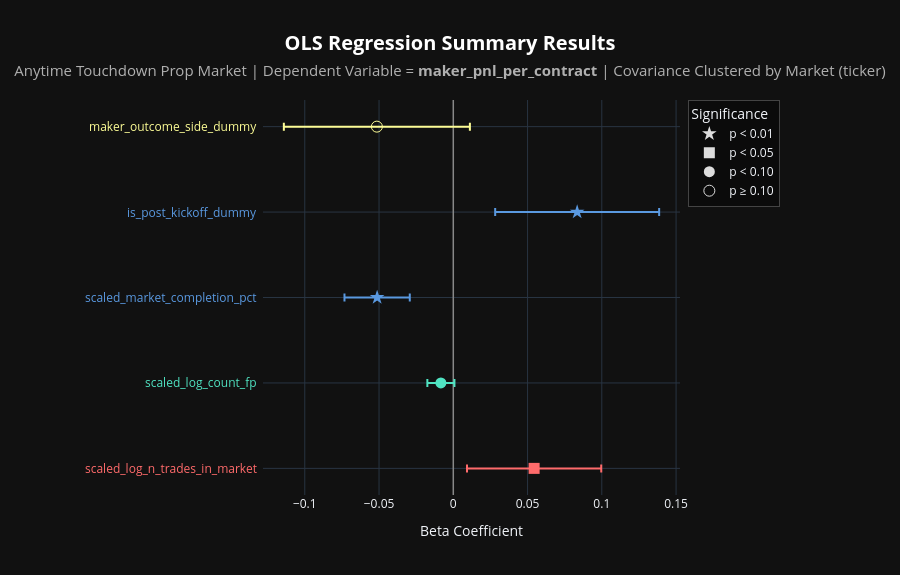

Here is the notebook cell this chart was saved with:
### Code cell
# Regression Analysis: Maker PnL
# Note, hover for regression details

graph_regression(
    df           = anytime_td_df,
    graph_title  = "Anytime Touchdown",
    side         = 'maker',
    n_req_trades = 500,
    show_const   = False
)

### Figure 1 — Plotly figure (JSON) as saved in the notebook; plotly's stock layout.template omitted (floating-point values rounded to 4 significant figures)
{"data": [{"customdata": [[0.01823, 0.02305, 2.361, 0, 0.0004309, 126.3, 53.5, 0.009231, 0.09961]], "error_x": {"array": [0.04519], "color": "#FF6B6B", "type": "data", "visible": true}, "hovertemplate": "<b>Independent Variable:</b> %{y}<br><b>Beta:</b> %{x:.4f}<br><b>95% CI:</b> [%{customdata[7]:.4f}, %{customdata[8]:.4f}]<br><br><b>Clustered (by ticker):</b><br>p-value: %{customdata[0]:.4f}<br>Std Error: %{customdata[1]:.4f}<br>t-statistic: %{customdata[2]:.2f}<br><br><b>Naive (non-clustered):</b><br>p-value: %{customdata[3]:.4f}<br>Std Error: %{customdata[4]:.4f}<br>t-statistic: %{customdata[5]:.2f}<br><br><b>SE inflation (clustered / naive):</b> %{customdata[6]:.2f}x<extra></extra>", "marker": {"color": "#FF6B6B", "size": 11, "symbol": "square"}, "mode": "markers", "showlegend": false, "type": "scatter", "x": [0.05442], "y": ["scaled_log_n_trades_in_market"]}, {"customdata": [[0.07267, 0.00465, -1.795, 7.669e-84, 0.0004302, -19.4, 10.81, -0.01746, 0.0007697]], "error_x": {"array": [0.009116], "color": "#50E3C2", "type": "data", "visible": true}, "hovertemplate": "<b>Independent Variable:</b> %{y}<br><b>Beta:</b> %{x:.4f}<br><b>95% CI:</b> [%{customdata[7]:.4f}, %{customdata[8]:.4f}]<br><br><b>Clustered (by ticker):</b><br>p-value: %{customdata[0]:.4f}<br>Std Error: %{customdata[1]:.4f}<br>t-statistic: %{customdata[2]:.2f}<br><br><b>Naive (non-clustered):</b><br>p-value: %{customdata[3]:.4f}<br>Std Error: %{customdata[4]:.4f}<br>t-statistic: %{customdata[5]:.2f}<br><br><b>SE inflation (clustered / naive):</b> %{customdata[6]:.2f}x<extra></extra>", "marker": {"color": "#50E3C2", "size": 11, "symbol": "circle"}, "mode": "markers", "showlegend": false, "type": "scatter", "x": [-0.008347], "y": ["scaled_log_count_fp"]}, {"customdata": [[4.806e-06, 0.01121, -4.573, 0, 0.0006888, -74.44, 16.28, -0.07326, -0.0293]], "error_x": {"array": [0.02198], "color": "#5A99E0", "type": "data", "visible": true}, "hovertemplate": "<b>Independent Variable:</b> %{y}<br><b>Beta:</b> %{x:.4f}<br><b>95% CI:</b> [%{customdata[7]:.4f}, %{customdata[8]:.4f}]<br><br><b>Clustered (by ticker):</b><br>p-value: %{customdata[0]:.4f}<br>Std Error: %{customdata[1]:.4f}<br>t-statistic: %{customdata[2]:.2f}<br><br><b>Naive (non-clustered):</b><br>p-value: %{customdata[3]:.4f}<br>Std Error: %{customdata[4]:.4f}<br>t-statistic: %{customdata[5]:.2f}<br><br><b>SE inflation (clustered / naive):</b> %{customdata[6]:.2f}x<extra></extra>", "marker": {"color": "#5A99E0", "size": 11, "symbol": "star"}, "mode": "markers", "showlegend": false, "type": "scatter", "x": [-0.05128], "y": ["scaled_market_completion_pct"]}, {"customdata": [[0.003056, 0.02816, 2.962, 0, 0.001372, 60.81, 20.53, 0.0282, 0.1386]], "error_x": {"array": [0.0552], "color": "#5A99E0", "type": "data", "visible": true}, "hovertemplate": "<b>Independent Variable:</b> %{y}<br><b>Beta:</b> %{x:.4f}<br><b>95% CI:</b> [%{customdata[7]:.4f}, %{customdata[8]:.4f}]<br><br><b>Clustered (by ticker):</b><br>p-value: %{customdata[0]:.4f}<br>Std Error: %{customdata[1]:.4f}<br>t-statistic: %{customdata[2]:.2f}<br><br><b>Naive (non-clustered):</b><br>p-value: %{customdata[3]:.4f}<br>Std Error: %{customdata[4]:.4f}<br>t-statistic: %{customdata[5]:.2f}<br><br><b>SE inflation (clustered / naive):</b> %{customdata[6]:.2f}x<extra></extra>", "marker": {"color": "#5A99E0", "size": 11, "symbol": "star"}, "mode": "markers", "showlegend": false, "type": "scatter", "x": [0.08341], "y": ["is_post_kickoff_dummy"]}, {"customdata": [[0.1073, 0.03195, -1.611, 3.119e-288, 0.001418, -36.3, 22.54, -0.1141, 0.01118]], "error_x": {"array": [0.06263], "color": "#FDFD96", "type": "data", "visible": true}, "hovertemplate": "<b>Independent Variable:</b> %{y}<br><b>Beta:</b> %{x:.4f}<br><b>95% CI:</b> [%{customdata[7]:.4f}, %{customdata[8]:.4f}]<br><br><b>Clustered (by ticker):</b><br>p-value: %{customdata[0]:.4f}<br>Std Error: %{customdata[1]:.4f}<br>t-statistic: %{customdata[2]:.2f}<br><br><b>Naive (non-clustered):</b><br>p-value: %{customdata[3]:.4f}<br>Std Error: %{customdata[4]:.4f}<br>t-statistic: %{customdata[5]:.2f}<br><br><b>SE inflation (clustered / naive):</b> %{customdata[6]:.2f}x<extra></extra>", "marker": {"color": "#FDFD96", "size": 11, "symbol": "circle-open"}, "mode": "markers", "showlegend": false, "type": "scatter", "x": [-0.05145], "y": ["maker_outcome_side_dummy"]}, {"hoverinfo": "skip", "marker": {"color": "#dddddd", "size": 11, "symbol": "star"}, "mode": "markers", "name": "p < 0.01", "showlegend": true, "type": "scatter", "x": [null], "y": [null]}, {"hoverinfo": "skip", "marker": {"color": "#dddddd", "size": 11, "symbol": "square"}, "mode": "markers", "name": "p < 0.05", "showlegend": true, "type": "scatter", "x": [null], "y": [null]}, {"hoverinfo": "skip", "marker": {"color": "#dddddd", "size": 11, "symbol": "circle"}, "mode": "markers", "name": "p < 0.10", "showlegend": true, "type": "scatter", "x": [null], "y": [null]}, {"hoverinfo": "skip", "marker": {"color": "#dddddd", "size": 11, "symbol": "circle-open"}, "mode": "markers", "name": "p ≥ 0.10", "showlegend": true, "type": "scatter", "x": [null], "y": [null]}], "layout": {"annotations": [{"font": {"color": "#FF6B6B", "size": 12}, "showarrow": false, "text": "scaled_log_n_trades_in_market", "x": -0.01, "xanchor": "right", "xref": "paper", "y": "scaled_log_n_trades_in_market", "yanchor": "middle", "yref": "y"}, {"font": {"color": "#50E3C2", "size": 12}, "showarrow": false, "text": "scaled_log_count_fp", "x": -0.01, "xanchor": "right", "xref": "paper", "y": "scaled_log_count_fp", "yanchor": "middle", "yref": "y"}, {"font": {"color": "#5A99E0", "size": 12}, "showarrow": false, "text": "scaled_market_completion_pct", "x": -0.01, "xanchor": "right", "xref": "paper", "y": "scaled_market_completion_pct", "yanchor": "middle", "yref": "y"}, {"font": {"color": "#5A99E0", "size": 12}, "showarrow": false, "text": "is_post_kickoff_dummy", "x": -0.01, "xanchor": "right", "xref": "paper", "y": "is_post_kickoff_dummy", "yanchor": "middle", "yref": "y"}, {"font": {"color": "#FDFD96", "size": 12}, "showarrow": false, "text": "maker_outcome_side_dummy", "x": -0.01, "xanchor": "right", "xref": "paper", "y": "maker_outcome_side_dummy", "yanchor": "middle", "yref": "y"}], "height": 575, "legend": {"bgcolor": "rgba(0,0,0,0.35)", "bordercolor": "#444444", "borderwidth": 1, "title": {"text": "Significance"}, "x": 1.02, "xanchor": "left", "y": 1, "yanchor": "top"}, "margin": {"l": 263, "r": 220}, "paper_bgcolor": "#111111", "plot_bgcolor": "#111111", "title": {"font": {"color": "#ffffff", "size": 20}, "text": "<b>OLS Regression Summary Results</b><br><span style='font-size: 15px; color: #b0b0b0;'>Anytime Touchdown Prop Market | Dependent Variable = <b>maker_pnl_per_contract</b> | Covariance Clustered by Market (ticker)</span>", "x": 0.5, "xanchor": "center"}, "xaxis": {"title": {"text": "Beta Coefficient"}, "zeroline": true, "zerolinecolor": "#888888", "zerolinewidth": 1.5}, "yaxis": {"showticklabels": false, "title": {}}}}
